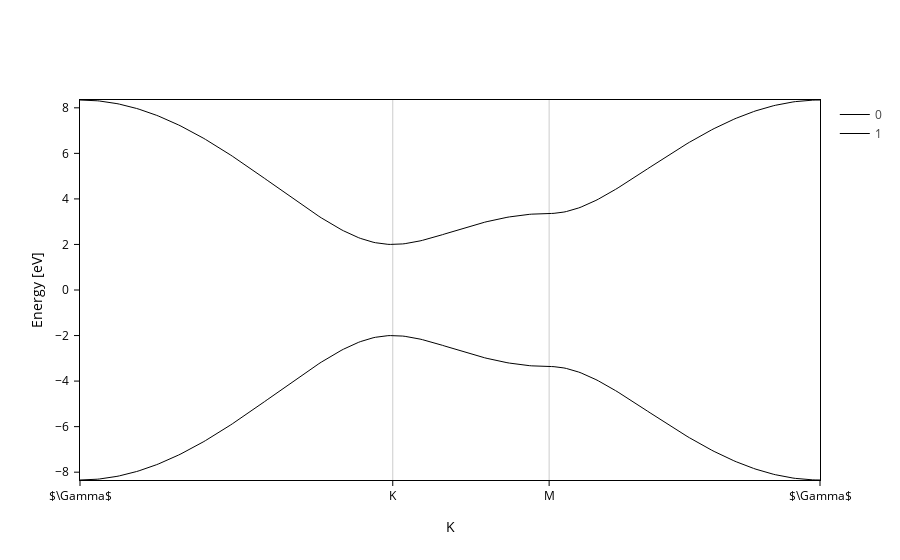

The code cell stored with this chart in its notebook:
### Markdown cell above
And finally we just ask for the fatbands plot:

### Code cell
fatbands = band.plot.fatbands()
fatbands

### Figure 1 — Plotly figure (JSON) as saved in the notebook; plotly's stock layout.template omitted (floating-point values rounded to 4 significant figures; data arrays with more than 128 entries replaced by an {"elided": "..."} marker saying what was removed)
{"data": [{"hoverinfo": "name", "hovertemplate": "%{y:.2f} eV", "line": {"color": "black", "width": 1.0}, "mode": "lines", "name": "0", "opacity": 1, "type": "scatter", "uid": "42cfbcfb-0ee7-4fcb-8f9a-4c3329827f1d", "x": {"elided": "301 float values"}, "y": {"elided": "301 float values"}}, {"hoverinfo": "name", "hovertemplate": "%{y:.2f} eV", "line": {"color": "black", "width": 1.0}, "mode": "lines", "name": "1", "opacity": 1, "type": "scatter", "uid": "3f88ad1b-efe1-4319-822c-b1043e3b8743", "x": {"elided": "301 float values"}, "y": {"elided": "301 float values"}}], "layout": {"xaxis": {"mirror": true, "range": [0.0, 4.03], "showgrid": true, "ticktext": ["$\\Gamma$", "K", "M", "$\\Gamma$"], "tickvals": [0.0, 1.703, 2.555, 4.03], "title": {"text": "K"}}, "yaxis": {"mirror": true, "range": [-8.343, 8.343], "title": {"text": "Energy [eV]"}}}}
